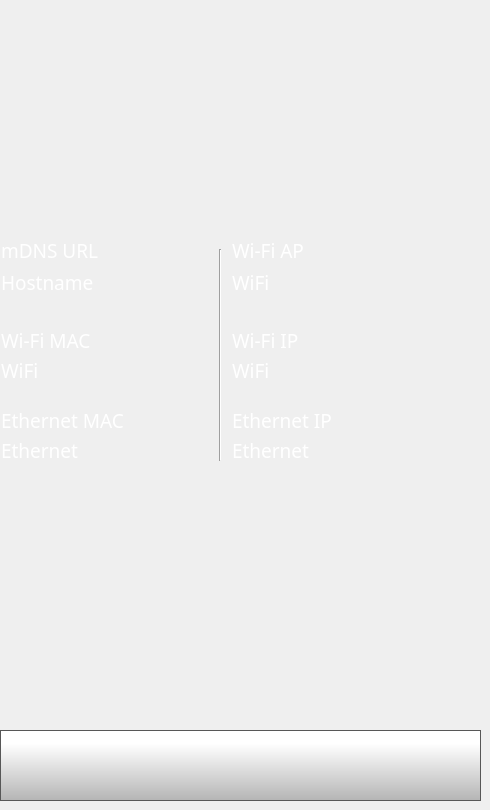
    <widget class="QWidget" name="networkInfoPage">
     <widget class="QLabel" name="hostnameLabel">
      <property name="geometry">
       <rect>
        <x>1</x>
        <y>235</y>
        <width>240</width>
        <height>31</height>
       </rect>
      </property>
      <property name="font">
       <font>
        <family>Gotham Light</family>
        <pointsize>14</pointsize>
        <weight>50</weight>
        <bold>false</bold>
       </font>
      </property>
      <property name="styleSheet">
       <string notr="true">color: rgb(255, 255, 255);
background-color: rgba(255, 255, 255, 0);</string>
      </property>
      <property name="text">
       <string>mDNS URL</string>
      </property>
     </widget>
     <widget class="QLabel" name="hostname">
      <property name="geometry">
       <rect>
        <x>1</x>
        <y>257</y>
        <width>240</width>
        <height>51</height>
       </rect>
      </property>
      <property name="font">
       <font>
        <family>Gotham Light</family>
        <pointsize>14</pointsize>
        <weight>50</weight>
        <bold>false</bold>
       </font>
      </property>
      <property name="styleSheet">
       <string notr="true">color: rgb(255, 255, 255);
background-color: rgba(255, 255, 255, 0);</string>
      </property>
      <property name="text">
       <string>Hostname</string>
      </property>
     </widget>
     <widget class="QLabel" name="wifiIpLabel">
      <property name="geometry">
       <rect>
        <x>1</x>
        <y>325</y>
        <width>240</width>
        <height>31</height>
       </rect>
      </property>
      <property name="font">
       <font>
        <family>Gotham Light</family>
        <pointsize>14</pointsize>
        <weight>50</weight>
        <bold>false</bold>
       </font>
      </property>
      <property name="styleSheet">
       <string notr="true">color: rgb(255, 255, 255);
background-color: rgba(255, 255, 255, 0);</string>
      </property>
      <property name="text">
       <string>Wi-Fi MAC</string>
      </property>
     </widget>
     <widget class="QLabel" name="wifiMac">
      <property name="geometry">
       <rect>
        <x>1</x>
        <y>345</y>
        <width>241</width>
        <height>51</height>
       </rect>
      </property>
      <property name="font">
       <font>
        <family>Gotham Light</family>
        <pointsize>14</pointsize>
        <weight>50</weight>
        <bold>false</bold>
       </font>
      </property>
      <property name="styleSheet">
       <string notr="true">color: rgb(255, 255, 255);
background-color: rgba(255, 255, 255, 0);</string>
      </property>
      <property name="text">
       <string>WiFi</string>
      </property>
     </widget>
     <widget class="QLabel" name="lanIpLabel">
      <property name="geometry">
       <rect>
        <x>1</x>
        <y>405</y>
        <width>240</width>
        <height>31</height>
       </rect>
      </property>
      <property name="font">
       <font>
        <family>Gotham Light</family>
        <pointsize>14</pointsize>
        <weight>50</weight>
        <bold>false</bold>
       </font>
      </property>
      <property name="styleSheet">
       <string notr="true">color: rgb(255, 255, 255);
background-color: rgba(255, 255, 255, 0);</string>
      </property>
      <property name="text">
       <string>Ethernet MAC</string>
      </property>
     </widget>
     <widget class="QLabel" name="lanMac">
      <property name="geometry">
       <rect>
        <x>1</x>
        <y>425</y>
        <width>240</width>
        <height>51</height>
       </rect>
      </property>
      <property name="font">
       <font>
        <family>Gotham Light</family>
        <pointsize>14</pointsize>
        <weight>50</weight>
        <bold>false</bold>
       </font>
      </property>
      <property name="styleSheet">
       <string notr="true">color: rgb(255, 255, 255);
background-color: rgba(255, 255, 255, 0);</string>
      </property>
      <property name="text">
       <string>Ethernet</string>
      </property>
     </widget>
     <widget class="QPushButton" name="networkInfoBackButton">
      <property name="geometry">
       <rect>
        <x>0</x>
        <y>730</y>
        <width>481</width>
        <height>71</height>
       </rect>
      </property>
      <property name="minimumSize">
       <size>
        <width>0</width>
        <height>0</height>
       </size>
      </property>
      <property name="font">
       <font>
        <family>Gotham Light</family>
        <pointsize>9</pointsize>
       </font>
      </property>
      <property name="styleSheet">
       <string notr="true">QPushButton {
     border: 1px solid rgb(87, 87, 87);
	background-color: qlineargradient(spread:pad, x1:0, y1:1, x2:0, y2:0.188, stop:0 rgba(180, 180, 180, 255), stop:1 rgba(255, 255, 255, 255));


}

QPushButton:pressed {
    background-color: qlineargradient(x1: 0, y1: 0, x2: 0, y2: 1,
                                      stop: 0 #dadbde, stop: 1 #f6f7fa);
}

QPushButton:flat {
    border: none; /* no border for a flat push button */
}

QPushButton:default {
    border-color: navy; /* make the default button prominent */
}</string>
      </property>
      <property name="text">
       <string/>
      </property>
      <property name="icon">
       <iconset>
        <normaloff>templates/img/arrows-4.png</normaloff>templates/img/arrows-4.png</iconset>
      </property>
      <property name="iconSize">
       <size>
        <width>50</width>
        <height>50</height>
       </size>
      </property>
      <property name="checkable">
       <bool>false</bool>
      </property>
      <property name="autoDefault">
       <bool>false</bool>
      </property>
      <property name="default">
       <bool>false</bool>
      </property>
      <property name="flat">
       <bool>false</bool>
      </property>
     </widget>
     <widget class="QLabel" name="wifiMacLabel">
      <property name="geometry">
       <rect>
        <x>232</x>
        <y>325</y>
        <width>240</width>
        <height>31</height>
       </rect>
      </property>
      <property name="font">
       <font>
        <family>Gotham Light</family>
        <pointsize>14</pointsize>
        <weight>50</weight>
        <bold>false</bold>
       </font>
      </property>
      <property name="styleSheet">
       <string notr="true">color: rgb(255, 255, 255);
background-color: rgba(255, 255, 255, 0);</string>
      </property>
      <property name="text">
       <string>Wi-Fi IP</string>
      </property>
     </widget>
     <widget class="QLabel" name="lanMacLabel">
      <property name="geometry">
       <rect>
        <x>232</x>
        <y>405</y>
        <width>240</width>
        <height>31</height>
       </rect>
      </property>
      <property name="font">
       <font>
        <family>Gotham Light</family>
        <pointsize>14</pointsize>
        <weight>50</weight>
        <bold>false</bold>
       </font>
      </property>
      <property name="styleSheet">
       <string notr="true">color: rgb(255, 255, 255);
background-color: rgba(255, 255, 255, 0);</string>
      </property>
      <property name="text">
       <string>Ethernet IP</string>
      </property>
     </widget>
     <widget class="QLabel" name="wifiIp">
      <property name="geometry">
       <rect>
        <x>232</x>
        <y>345</y>
        <width>241</width>
        <height>51</height>
       </rect>
      </property>
      <property name="font">
       <font>
        <family>Gotham Light</family>
        <pointsize>14</pointsize>
        <weight>50</weight>
        <bold>false</bold>
       </font>
      </property>
      <property name="styleSheet">
       <string notr="true">color: rgb(255, 255, 255);
background-color: rgba(255, 255, 255, 0);</string>
      </property>
      <property name="text">
       <string>WiFi</string>
      </property>
     </widget>
     <widget class="QLabel" name="lanIp">
      <property name="geometry">
       <rect>
        <x>232</x>
        <y>425</y>
        <width>240</width>
        <height>51</height>
       </rect>
      </property>
      <property name="font">
       <font>
        <family>Gotham Light</family>
        <pointsize>14</pointsize>
        <weight>50</weight>
        <bold>false</bold>
       </font>
      </property>
      <property name="styleSheet">
       <string notr="true">color: rgb(255, 255, 255);
background-color: rgba(255, 255, 255, 0);</string>
      </property>
      <property name="text">
       <string>Ethernet</string>
      </property>
     </widget>
     <widget class="QLabel" name="wifiApLabel">
      <property name="geometry">
       <rect>
        <x>232</x>
        <y>235</y>
        <width>240</width>
        <height>31</height>
       </rect>
      </property>
      <property name="font">
       <font>
        <family>Gotham Light</family>
        <pointsize>14</pointsize>
        <weight>50</weight>
        <bold>false</bold>
       </font>
      </property>
      <property name="styleSheet">
       <string notr="true">color: rgb(255, 255, 255);
background-color: rgba(255, 255, 255, 0);</string>
      </property>
      <property name="text">
       <string>Wi-Fi AP</string>
      </property>
     </widget>
     <widget class="QLabel" name="wifiAp">
      <property name="geometry">
       <rect>
        <x>232</x>
        <y>257</y>
        <width>240</width>
        <height>51</height>
       </rect>
      </property>
      <property name="font">
       <font>
        <family>Gotham Light</family>
        <pointsize>14</pointsize>
        <weight>50</weight>
        <bold>false</bold>
       </font>
      </property>
      <property name="styleSheet">
       <string notr="true">color: rgb(255, 255, 255);
background-color: rgba(255, 255, 255, 0);</string>
      </property>
      <property name="text">
       <string>WiFi</string>
      </property>
     </widget>
     <widget class="Line" name="line_10">
      <property name="geometry">
       <rect>
        <x>210</x>
        <y>249</y>
        <width>20</width>
        <height>212</height>
       </rect>
      </property>
      <property name="orientation">
       <enum>Qt::Vertical</enum>
      </property>
     </widget>
     <zorder>hostnameLabel</zorder>
     <zorder>wifiIpLabel</zorder>
     <zorder>wifiMac</zorder>
     <zorder>lanIpLabel</zorder>
     <zorder>lanMac</zorder>
     <zorder>networkInfoBackButton</zorder>
     <zorder>hostname</zorder>
     <zorder>wifiMacLabel</zorder>
     <zorder>lanMacLabel</zorder>
     <zorder>wifiIp</zorder>
     <zorder>lanIp</zorder>
     <zorder>wifiApLabel</zorder>
     <zorder>wifiAp</zorder>
     <zorder>line_10</zorder>
    </widget>
